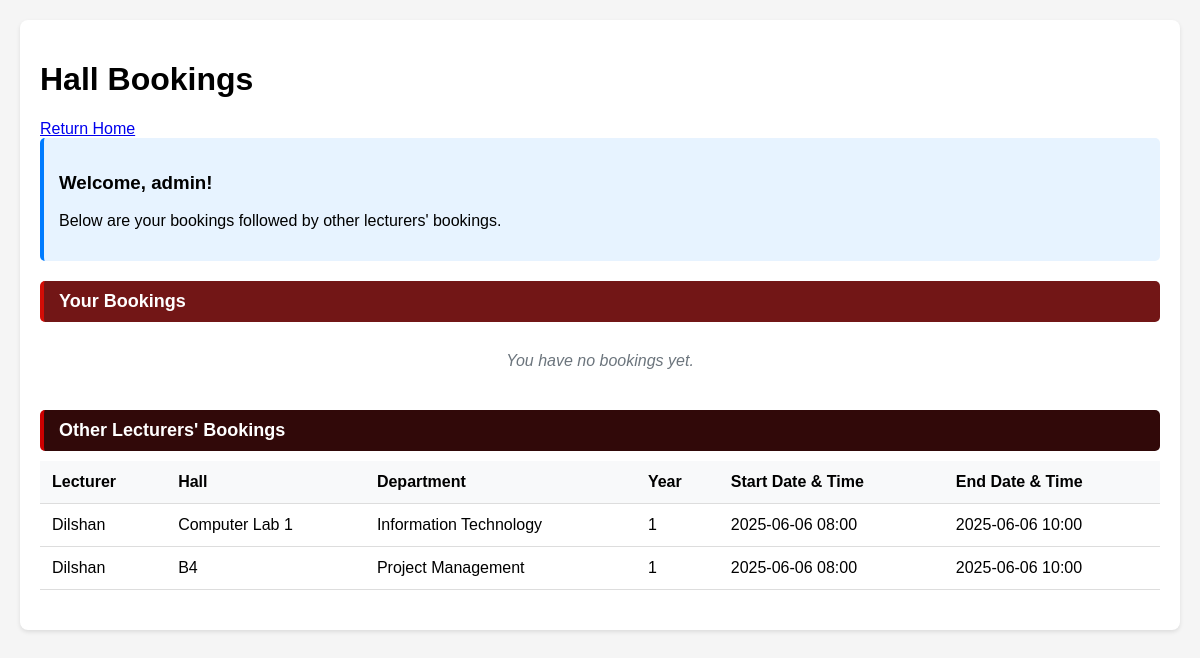
/view-bookings (signed in), run on the app's committed database.
### app.py (models this page shows)
class User(db.Model):
    id = db.Column(db.Integer,primary_key=True)
    name = db.Column(db.String,nullable = False)
    username = db.Column(db.String(50), unique = True, nullable = False)
    password = db.Column(db.String(100), unique = True, nullable = False)
    user_level = db.Column(db.Integer, nullable = False)##Lectures are 1 and admin is 0

class Booking(db.Model):
   booking_session = db.Column(db.String(100),primary_key=True)
   user_id = db.Column(db.Integer,db.ForeignKey('user.id'),nullable=False)
   hall_id = db.Column(db.Integer,db.ForeignKey('hall.id'),nullable=False)
   year_id = db.Column(db.Integer,db.ForeignKey('year.id'),nullable=False)
   department_id = db.Column(db.Integer,db.ForeignKey('department.id'),nullable=False)
   startDatetime = db.Column(db.DateTime,nullable=False)
   endDatetime = db.Column(db.DateTime,nullable=False)
   pennding_delete = db.Column(db.Boolean,default=False)
   user = db.relationship('User', backref='bookings', lazy=True)
   hall = db.relationship('Hall', backref='bookings', lazy=True)
   year = db.relationship('Year', backref='bookings', lazy=True)
   department = db.relationship('Department', backref='bookings', lazy=True)

class Hall(db.Model):
   id = db.Column(db.Integer,primary_key = True)
   hallName = db.Column(db.String(5),nullable = False,unique=True)
   hallType = db.Column(db.String(10),nullable=False)

class Department(db.Model):
   id=db.Column(db.Integer,primary_key=True)
   department_name=db.Column(db.String(50),nullable=False,unique = True)

class Year(db.Model):
   id = db.Column(db.Integer,primary_key=True)
   department_id = db.Column(db.Integer,db.ForeignKey('department.id'),nullable = False)
   year = db.Column(db.Integer,nullable=False)

### app.py (the view, shortened to what this page needs)
@app.route('/view-bookings',methods=['GET', 'POST'])
def view_bookings():
    current_datetime = datetime.now()
    if 'user' in session:
       user_id = User.query.filter_by(username=session.get('user')).one_or_none().id
    else:
         user_id = None
    if user_id is not None:
        current_user = User.query.get(user_id)
        if not current_user:
            session.pop('user', None)
            return redirect(url_for('login'))
        user_bookings = Booking.query.options(
            db.joinedload(Booking.hall),
            db.joinedload(Booking.year),
            db.joinedload(Booking.department),
            db.joinedload(Booking.user)
        ).filter(Booking.user_id == user_id,Booking.endDatetime > current_datetime)\
         .order_by(Booking.startDatetime).all()
        other_bookings = Booking.query.options(
            db.joinedload(Booking.hall),
            db.joinedload(Booking.year),
            db.joinedload(Booking.department),
            db.joinedload(Booking.user)
        ).filter(Booking.user_id != user_id,Booking.endDatetime > current_datetime)\
         .order_by(Booking.startDatetime).all()
        return render_template('view_bookings.html',
                             user_bookings=user_bookings,
                             other_bookings=other_bookings,
                             current_user=current_user,
                                is_logged_in=True)

### templates/view_bookings.html (shortened to what this page needs)
{% extends "base.html" %}
{%block head %}
    <link rel="stylesheet" href="{{ url_for('static', filename='css/view_bookings.css') }}">
{% endblock %}
{% block content %}
    <div class="container">
        <h1>Hall Bookings</h1>
        <a href="{{ url_for('root') }}">Return Home</a>
        {% if is_logged_in %}
            <div class="selected-info">
                <h3>Welcome, {{ current_user.name }}!</h3>
                <p>Below are your bookings followed by other lecturers' bookings.</p>
            </div>
            <div class="section-title user-bookings">Your Bookings</div>
            {% if user_bookings %}
                <table>
                    <thead>
                        <tr>
                            <th>Hall</th>
                            <th>Department</th>
                            <th>Year</th>
                            <th>Start Date & Time</th>
                            <th>End Date & Time</th>
                        </tr>
                    </thead>
                    <tbody>
                        {% for booking in user_bookings %}
                        <tr>
                            <td>{{ booking.hall.hallName if booking.hall else 'N/A' }}</td>
                            <td>{{ booking.department.department_name if booking.department else 'N/A' }}</td>
                            <td>{{ booking.year.year if booking.year else 'N/A' }}</td>
                            <td>{{ booking.startDatetime.strftime('%Y-%m-%d %H:%M') if booking.startDatetime else 'N/A' }}</td>
                            <td>{{ booking.endDatetime.strftime('%Y-%m-%d %H:%M') if booking.endDatetime else 'N/A' }}</td>
                            <td>
                                {% if booking.pennding_delete == false %}
                                <input type="hidden" name="csrf_token" value="{{ csrf_token() }}">
                                <button value="{{booking.booking_session}}" id="{{booking.user.id}}" class="delete-booking-btn">Delete</button>
                                {% else %}
                                <button class="delete-booking-btn" disabled style="background-color: #dc3545;">Pending Deletion</button>
                                {% endif %}
                            </td>
                        </tr>
                        {% endfor %}
                    </tbody>
                </table>
            {% else %}
                <div class="no-bookings">You have no bookings yet.</div>
            {% endif %}
            <div class="section-title other-bookings">Other Lecturers' Bookings</div>
            {% if other_bookings %}
                <table>
                    <thead>
                        <tr>
                            <th>Lecturer</th>
                            <th>Hall</th>
                            <th>Department</th>
                            <th>Year</th>
                            <th>Start Date & Time</th>
                            <th>End Date & Time</th>
                        </tr>
                    </thead>
                    <tbody>
                        {% for booking in other_bookings %}
                        <tr>
                            <td>{{ booking.user.name if booking.user else 'N/A' }}</td>
                            <td>{{ booking.hall.hallName if booking.hall else 'N/A' }}</td>
                            <td>{{ booking.department.department_name if booking.department else 'N/A' }}</td>
                            <td>{{ booking.year.year if booking.year else 'N/A' }}</td>
                            <td>{{ booking.startDatetime.strftime('%Y-%m-%d %H:%M') if booking.startDatetime else 'N/A' }}</td>
                            <td>{{ booking.endDatetime.strftime('%Y-%m-%d %H:%M') if booking.endDatetime else 'N/A' }}</td>
                        </tr>
                        {% endfor %}
                    </tbody>
                </table>
            {% else %}
                <div class="no-bookings">No other bookings found.</div>
            {% endif %}
        {% endif %}
    </div>
{% endblock %}

### static/css/base.css (style rules this page uses)
body { font-family: Arial, sans-serif; margin: 20px; background-color: #f5f5f5; }

### static/css/view_bookings.css (style rules this page uses)
.container { max-width: 1200px; margin: 0 auto; background-color: white; padding: 20px; border-radius: 8px; box-shadow: 0 2px 4px rgba(0,0,0,0.1); }
.section-title { background-color: #007bff; color: white; padding: 10px 15px; margin: 20px 0 10px 0; border-radius: 5px; font-size: 18px; font-weight: bold; }
.user-bookings { background-color: #721616; border-left: 4px solid #d30d06; }
.other-bookings { background-color: #310909; border-left: 4px solid #cc0000; }
table { width: 100%; border-collapse: collapse; margin-bottom: 20px; }
th, td { padding: 12px; text-align: left; border-bottom: 1px solid #ddd; }
th { background-color: #f8f9fa; font-weight: bold; }
.no-bookings { text-align: center; color: #6c757d; font-style: italic; padding: 20px; }
.selected-info { background-color: #e7f3ff; padding: 15px; border-radius: 5px; margin-bottom: 20px; border-left: 4px solid #007bff; }

### data on the page
User: name "admin"
Booking: user "Dilshan", hall "Computer Lab 1", department "Information Technology", year "1", startDatetime "2025-06-06 08:00", endDatetime "2025-06-06 10:00"
Booking: user "Dilshan", hall "B4", department "Project Management", year "1", startDatetime "2025-06-06 08:00", endDatetime "2025-06-06 10:00"
